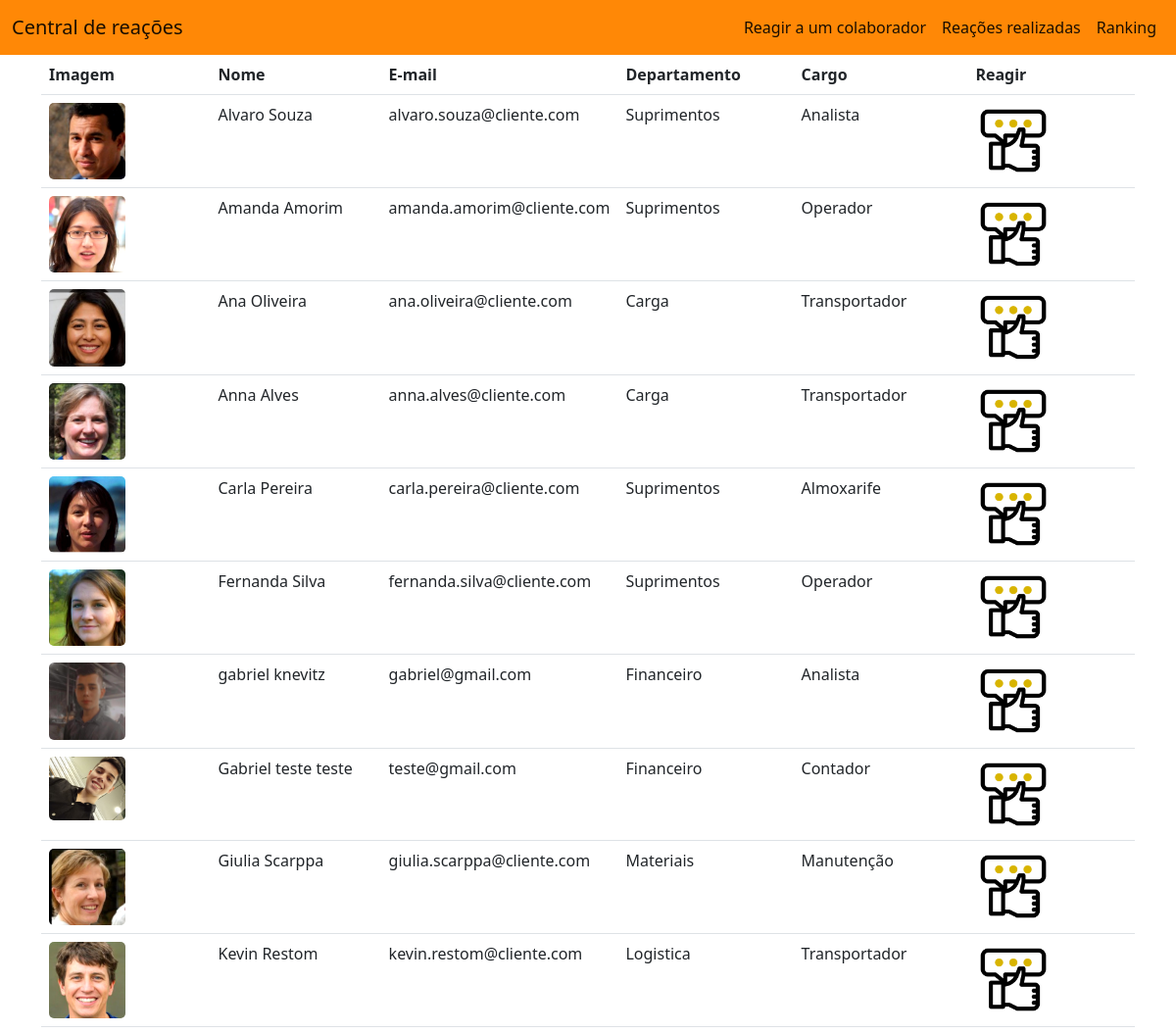
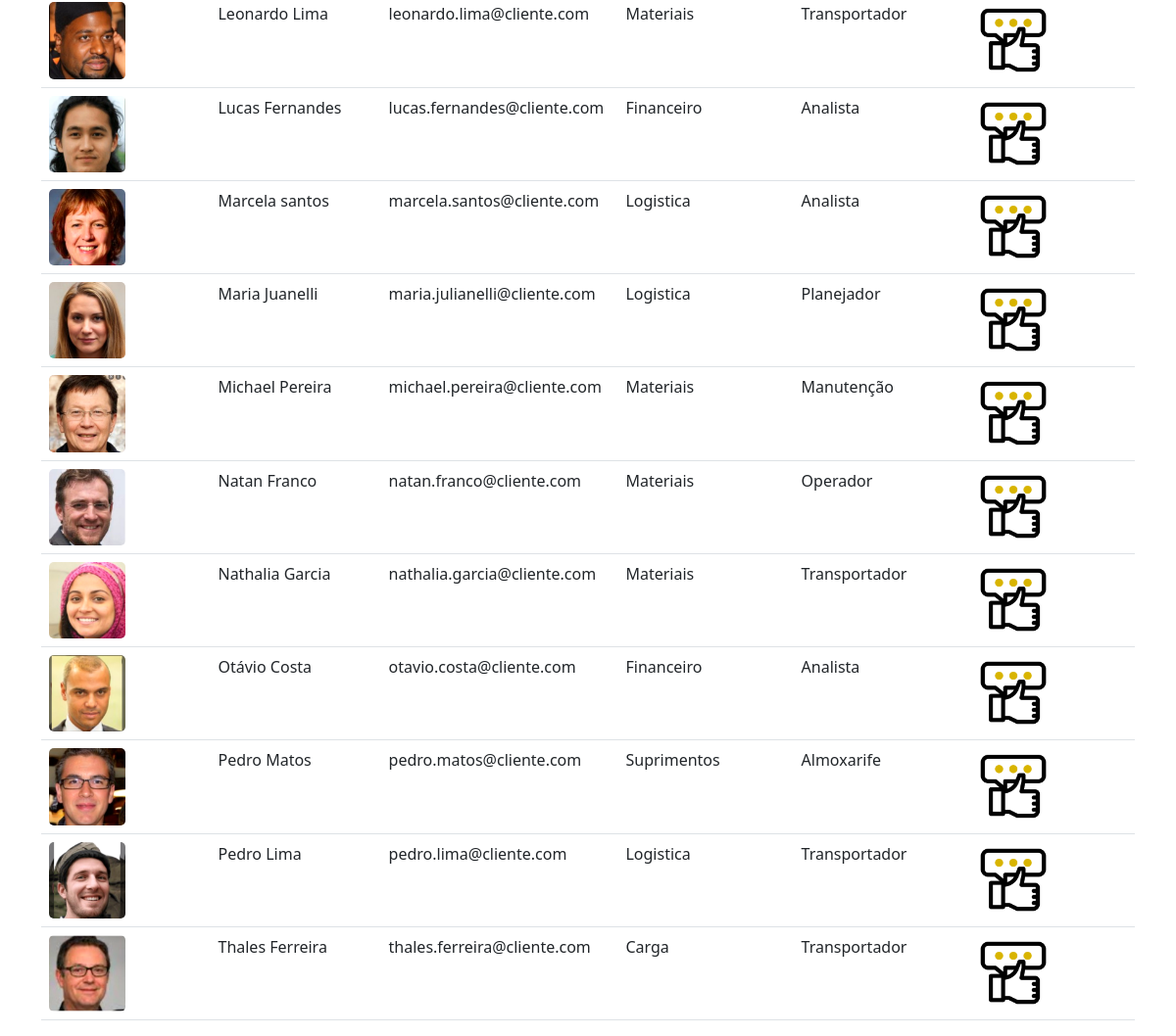
Screenshot of /view/listaReagir.php with the database file from the repository (2 pictures, top to bottom).
### tables this page shows
CREATE TABLE `tb_colaboradores` (
  `matricula` int(11) NOT NULL,
  `email` varchar(255) NOT NULL,
  `nome` varchar(255) NOT NULL,
  `sobrenome` varchar(255) NOT NULL,
  `departamento` varchar(255) NOT NULL,
  `cargo` varchar(255) NOT NULL,
  `foto_colaborador` varchar(255) NOT NULL
);

### view/listaReagir.php (the view, shortened to what this page needs)
<?php
require_once('..'.DIRECTORY_SEPARATOR.'model'.DIRECTORY_SEPARATOR.'conexao.php');
$email= $_SESSION['usuario'];
$consulta= "SELECT * FROM tb_colaboradores where email != '{$email}' ORDER BY nome asc";
$resultado= $conexao->query($consulta);
?>
<!DOCTYPE html>
<html>
    <head>
    <link href="https://cdn.jsdelivr.net/npm/bootstrap@5.2.2/dist/css/bootstrap.min.css" rel="stylesheet"
>
    <link rel="stylesheet" href="../public/css/customizacaoListaReagir.css">
    </head>
    <body>
<nav class="navbar navbar-expand-lg">
        <div class="container-fluid">
            <a class="navbar-brand" href="../view/logado.php">Central de reações</a>
            <div class="collapse navbar-collapse" id="navbarNavAltMarkup">
                <div class="navbar-nav">
                    <a class="nav-link active" href="#">Reagir a um colaborador</a>
                    <a class="nav-link active" href="../view/reacoesRealizadas.php">Reações realizadas</a>
                    <a class="nav-link active" href="../view/rank.php">Ranking</a>
                </div>
            </div>
        </div>
    </nav>
    <div class="container">
            <table class="table">
                <thead>
                    <tr>
                        <th class="col-2">Imagem</th>
                        <th class="col-2">Nome</th>
                        <th class="col-2">E-mail</th>
                        <th class="col-2">Departamento</th>
                        <th class="col-2">Cargo</th>
                        <th class="col-2">Reagir</th>
                        </tr>
                    </thead>
                    <tbody>
                    <?php while($dado = $resultado->fetch_assoc()){  ?>
                        <tr>
                        <td> <img src="<?php echo "../controller/Upload/$dado[foto_colaborador]"?>"></td>
                        <td><?php echo $dado["nome"], " ", $dado["sobrenome"];?></td>
                        <td><?php echo $dado["email"];?></td>
                        <td><?php echo $dado["departamento"];?></td>
                        <td><?php echo $dado["cargo"];?></td>
                        <td><a href='../view/reagir.php?matricula=<?php echo $dado["matricula"];?>'><img src="../images/reagir.png"></a></td>
                        </tr>
                    <?php } ?>
            </tbody>
        </table>
    </div>
</body>
</html>

### public/css/customizacaoListaReagir.css (style rules this page uses)
nav { background-color: #FF8806; }
.navbar-nav { margin-left: auto; }
img { width: 50%; border-radius: 5px; }

### rows the page displays
tb_colaboradores: foto_colaborador (picture), nome "Alvaro", sobrenome "Souza", email "alvaro.souza@cliente.com", departamento "Suprimentos", cargo "Analista"
tb_colaboradores: foto_colaborador (picture), nome "Amanda", sobrenome "Amorim", email "amanda.amorim@cliente.com", departamento "Suprimentos", cargo "Operador"
tb_colaboradores: foto_colaborador (picture), nome "Ana", sobrenome "Oliveira", email "ana.oliveira@cliente.com", departamento "Carga", cargo "Transportador"
tb_colaboradores: foto_colaborador (picture), nome "Anna", sobrenome "Alves", email "anna.alves@cliente.com", departamento "Carga", cargo "Transportador"
tb_colaboradores: foto_colaborador (picture), nome "Carla", sobrenome "Pereira", email "carla.pereira@cliente.com", departamento "Suprimentos", cargo "Almoxarife"
tb_colaboradores: foto_colaborador (picture), nome "Fernanda", sobrenome "Silva", email "fernanda.silva@cliente.com", departamento "Suprimentos", cargo "Operador"
tb_colaboradores: foto_colaborador (picture), nome "gabriel", sobrenome "knevitz", email "gabriel@gmail.com", departamento "Financeiro", cargo "Analista"
tb_colaboradores: foto_colaborador (picture), nome "Gabriel teste", sobrenome "teste", email "teste@gmail.com", departamento "Financeiro", cargo "Contador"
tb_colaboradores: foto_colaborador (picture), nome "Giulia", sobrenome "Scarppa", email "giulia.scarppa@cliente.com", departamento "Materiais", cargo "Manutenção"
tb_colaboradores: foto_colaborador (picture), nome "Kevin", sobrenome "Restom", email "kevin.restom@cliente.com", departamento "Logistica", cargo "Transportador"
tb_colaboradores: foto_colaborador (picture), nome "Leonardo", sobrenome "Lima", email "leonardo.lima@cliente.com", departamento "Materiais", cargo "Transportador"
tb_colaboradores: foto_colaborador (picture), nome "Lucas", sobrenome "Fernandes", email "lucas.fernandes@cliente.com", departamento "Financeiro", cargo "Analista"
tb_colaboradores: foto_colaborador (picture), nome "Marcela", sobrenome "santos", email "marcela.santos@cliente.com", departamento "Logistica", cargo "Analista"
tb_colaboradores: foto_colaborador (picture), nome "Maria", sobrenome "Juanelli", email "maria.julianelli@cliente.com", departamento "Logistica", cargo "Planejador"
tb_colaboradores: foto_colaborador (picture), nome "Michael", sobrenome "Pereira", email "michael.pereira@cliente.com", departamento "Materiais", cargo "Manutenção"
tb_colaboradores: foto_colaborador (picture), nome "Natan", sobrenome "Franco", email "natan.franco@cliente.com", departamento "Materiais", cargo "Operador"
tb_colaboradores: foto_colaborador (picture), nome "Nathalia", sobrenome "Garcia", email "nathalia.garcia@cliente.com", departamento "Materiais", cargo "Transportador"
tb_colaboradores: foto_colaborador (picture), nome "Otávio", sobrenome "Costa", email "otavio.costa@cliente.com", departamento "Financeiro", cargo "Analista"
tb_colaboradores: foto_colaborador (picture), nome "Pedro", sobrenome "Matos", email "pedro.matos@cliente.com", departamento "Suprimentos", cargo "Almoxarife"
tb_colaboradores: foto_colaborador (picture), nome "Pedro", sobrenome "Lima", email "pedro.lima@cliente.com", departamento "Logistica", cargo "Transportador"
tb_colaboradores: foto_colaborador (picture), nome "Thales", sobrenome "Ferreira", email "thales.ferreira@cliente.com", departamento "Carga", cargo "Transportador"
